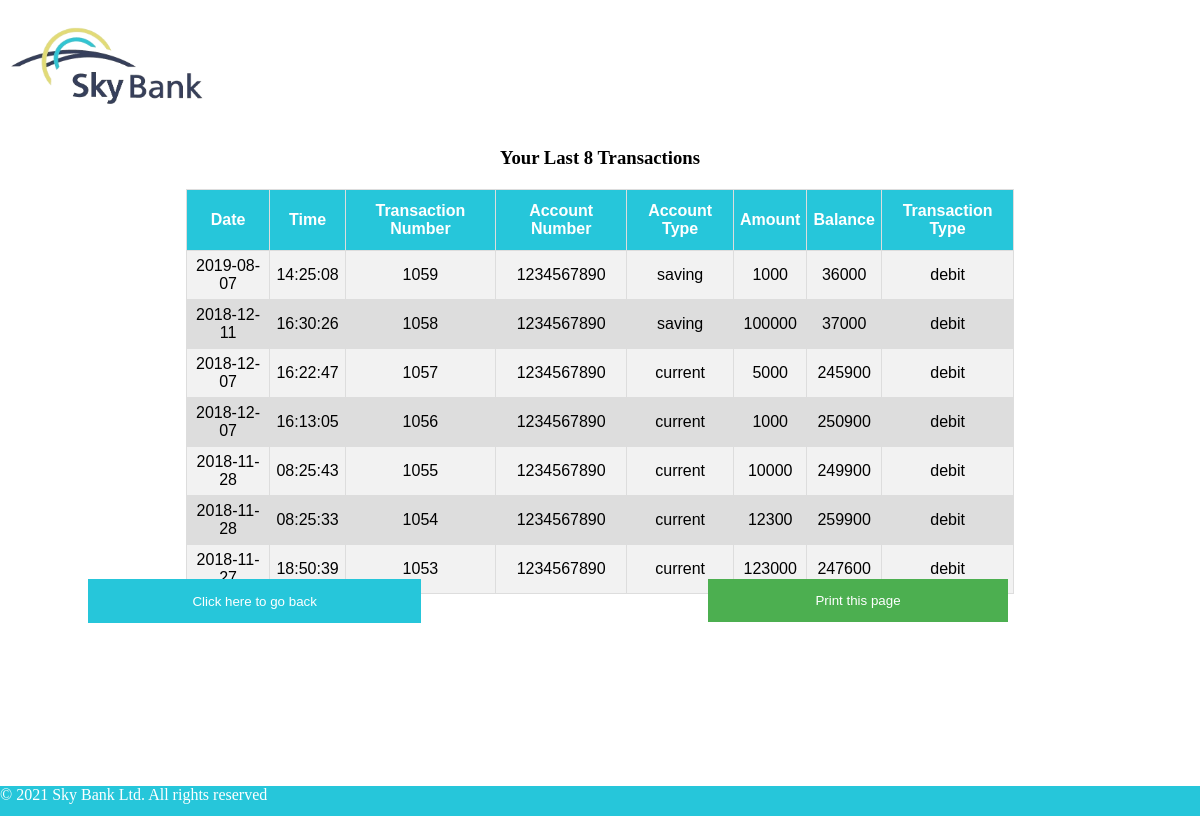
/transaction.php (signed in), run on the app's committed database.
### tables this page shows
CREATE TABLE `transaction` (
  `date` date NOT NULL,
  `time` time NOT NULL,
  `t_id` int(11) NOT NULL,
  `acc_no` varchar(20) NOT NULL,
  `account_type` varchar(20) NOT NULL,
  `t_amount` int(11) DEFAULT NULL,
  `t_balance` int(11) NOT NULL,
  `t_type` varchar(10) DEFAULT NULL
);

### transaction.php (the view, shortened to what this page needs)
<html>
<head>
	<link rel="stylesheet" type="text/css" href="uitheme.css">
</head>
<body>
<div align="center">
<div align="left" class="logo">
<img src="logo.png" alt="Sky Bank" height="100px" width="200px">
        </div></div>
<?php
$conn=mysqli_connect('localhost','root','','atm');
$sql="select * from transaction where acc_no='$_SESSION[db_usr]' order by t_id DESC";
$result=mysqli_query($conn,$sql);
		if (mysqli_num_rows($result)>0)
		{
			$i=0;
			echo "<div align='center'><h3>Your Last 8 Transactions </h3></div>";
			echo "<table id=tab>
			<tr>
				<th>Date</th>
				<th>Time</th>
				<th>Transaction Number</th>
				<th>Account Number</th>
				<th>Account Type</th>
				<th>Amount</th>
				<th>Balance</th>
				<th>Transaction Type</th>
			</tr>";
			while($row=mysqli_fetch_assoc($result))
			{
				if($i<8)
				{
				echo "<tr>
						<td>".$row["date"]."</td>
						<td>".$row["time"]."</td>
						<td>".$row["t_id"]."</td>
						<td>".$row["acc_no"]."</td>
						<td>".$row["account_type"]."</td>
						<td>".$row["t_amount"]."</td>
						<td>".$row["t_balance"]."</td>
						<td>".$row["t_type"]."</td>
					</tr>";
					$i++;
				}
			}
			echo "</table>"."<br>";
			echo "<form action='atm3a.php'>
				<button id= 'abc' type='submit' style='margin-left:-620px;width: 25em; height: 3.3em;'>Click here to go back</button>
				</form>";
		}
		else
		{
			echo "<div align='center' style='margin-top:110px;'><h2><i>There are No Recent Transactions </i></h2></div>";
			echo "<form action='atm3a.php'>
				<button id= 'abc' type='submit' style='margin-left:-620px;width: 25em; height: 3.3em;'>Click here to go back</button>
				</form>";
		}
?>
    <button id="printbutton" onclick="window.print();">Print this page</button>
</body>
 <footer class="white"> &copy 2021 Sky Bank Ltd. All rights reserved
    </footer>
</html>

### uitheme.css (style rules this page uses)
body { background-image:url(bg.jpg); background-repeat: no-repeat; background-attachment: fixed; background-position: center; height: 100% }
footer { background-color: #26c6da; position: absolute; left: 0; bottom: 0; height: 30px; width: 100%; overflow: hidden; }
.white { color: white; }
.logo { width:device width; height:120px; }

### transaction.php (style rules this page uses)
button { background-color: #4CAF50; color: white; padding: 14px 20px; margin: 8px 0; border: none; cursor: pointer; width: 25%; position: absolute; left: 59%; top: 70%; }
#tab { font-family: "Trebuchet MS", Arial, Helvetica, sans-serif; border-collapse: collapse; width: 70%; text-align: center; margin:auto; margin-top:20px; }
#tab td, #tab th { border: 1px solid #ddd; padding: 6px; text-align: center; }
#tab tr:nth-child(even) { background-color: #f2f2f2; }
#tab tr:nth-child(odd) { background-color: #ddd }
#tab th { padding-top: 12px; padding-bottom: 12px; background-color: #26c6da; color: white; }
#abc { color: white; background-color: #26c6da; cursor: pointer; padding: 9px 20px; margin: 8px 0; border: none; cursor: pointer; width: 50%; }

### data on the page
transaction: date "2019-08-07", time "14:25:08", t_id "1059", acc_no "1234567890", account_type "saving", t_amount "1000", t_balance "36000", t_type "debit"
transaction: date "2018-12-11", time "16:30:26", t_id "1058", acc_no "1234567890", account_type "saving", t_amount "100000", t_balance "37000", t_type "debit"
transaction: date "2018-12-07", time "16:22:47", t_id "1057", acc_no "1234567890", account_type "current", t_amount "5000", t_balance "245900", t_type "debit"
transaction: date "2018-12-07", time "16:13:05", t_id "1056", acc_no "1234567890", account_type "current", t_amount "1000", t_balance "250900", t_type "debit"
transaction: date "2018-11-28", time "08:25:43", t_id "1055", acc_no "1234567890", account_type "current", t_amount "10000", t_balance "249900", t_type "debit"
transaction: date "2018-11-28", time "08:25:33", t_id "1054", acc_no "1234567890", account_type "current", t_amount "12300", t_balance "259900", t_type "debit"
transaction: date "2018-11-27", time "18:50:39", t_id "1053", acc_no "1234567890", account_type "current", t_amount "123000", t_balance "247600", t_type "debit"
